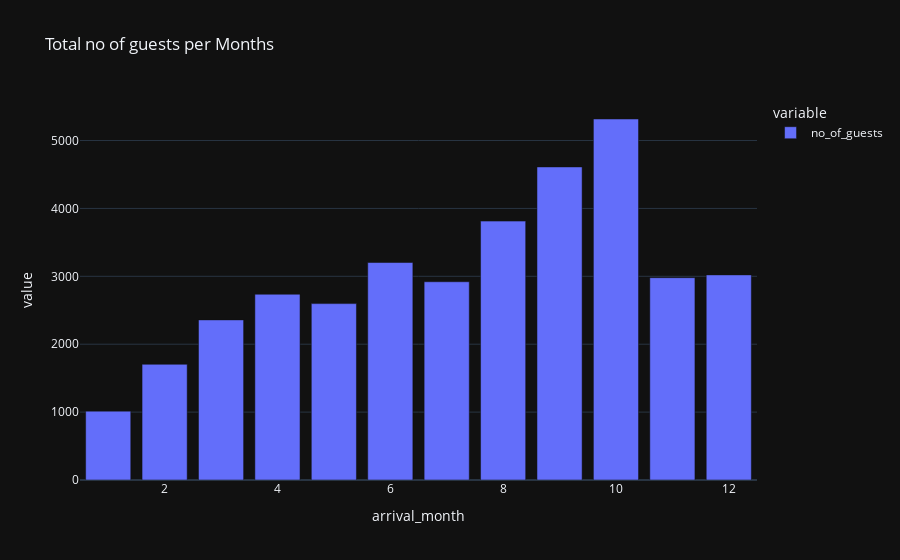

Source (notebook cell):
### Code cell
px.bar(hotel_guests, x = 'arrival_month', y = ['no_of_guests'],
        title='Total no of guests per Months', template = 'plotly_dark')

### Figure 1 — Plotly figure (JSON) as saved in the notebook; plotly's stock layout.template omitted (floating-point values rounded to 4 significant figures)
{"data": [{"alignmentgroup": "True", "hovertemplate": "variable=no_of_guests<br>arrival_month=%{x}<br>value=%{y}<extra></extra>", "legendgroup": "no_of_guests", "marker": {"color": "#636efa", "pattern": {"shape": ""}}, "name": "no_of_guests", "offsetgroup": "no_of_guests", "orientation": "v", "showlegend": true, "textposition": "auto", "x": [10, 9, 8, 6, 12, 11, 7, 4, 5, 3, 2, 1], "xaxis": "x", "y": [5317, 4611, 3813, 3203, 3021, 2980, 2920, 2736, 2598, 2358, 1704, 1014], "yaxis": "y", "type": "bar"}], "layout": {"xaxis": {"anchor": "y", "domain": [0, 1], "title": {"text": "arrival_month"}, "type": "linear", "range": [0.5, 12.5], "autorange": true}, "yaxis": {"anchor": "x", "domain": [0, 1], "title": {"text": "value"}, "type": "linear", "range": [0, 5597.0], "autorange": true}, "legend": {"title": {"text": "variable"}, "tracegroupgap": 0}, "title": {"text": "Total no of guests per Months"}, "barmode": "relative", "autosize": true}}
